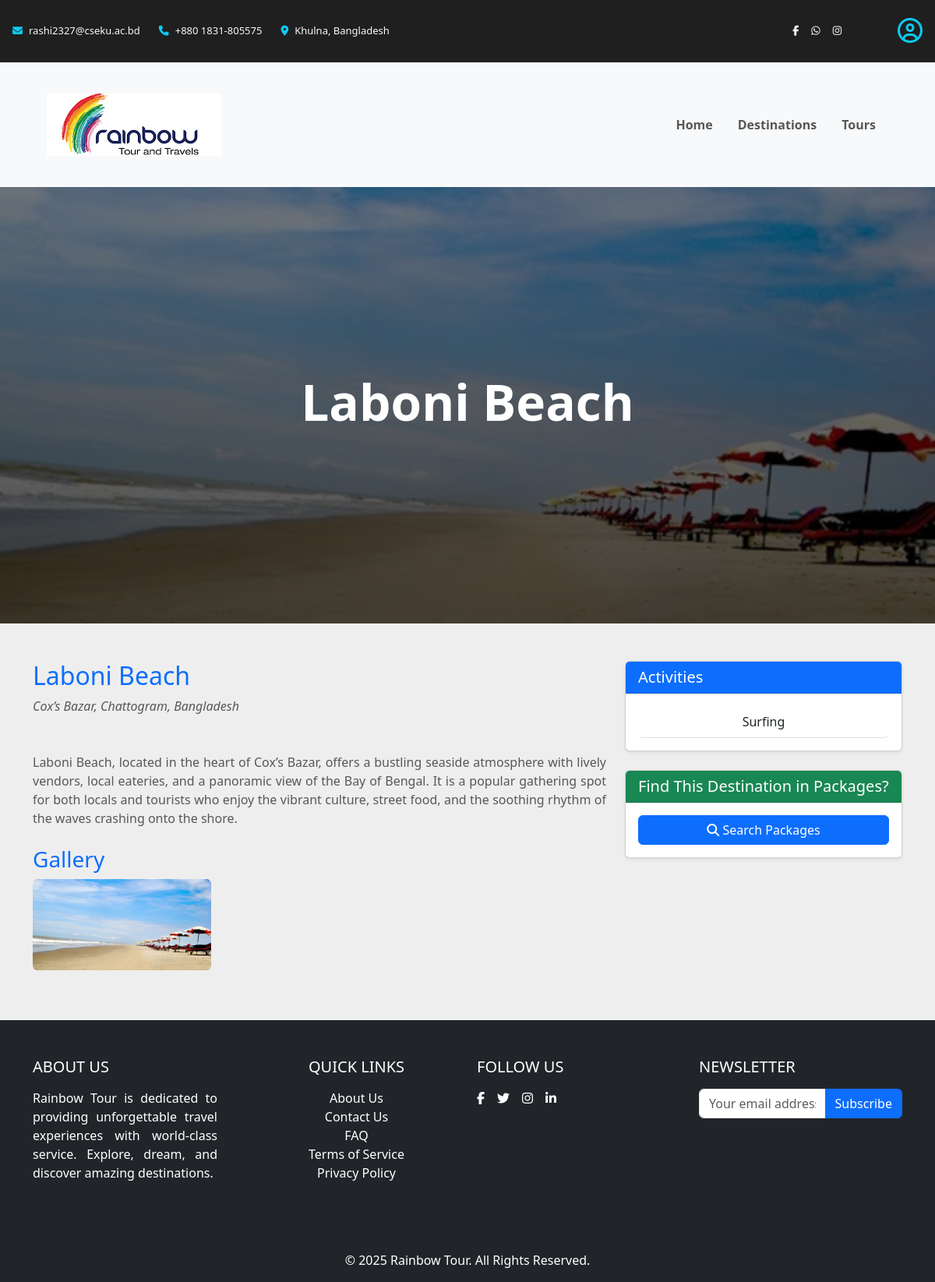
Page /tourist/destination-details.php?item=Laboni+Beach on the committed database.
### tables this page shows
CREATE TABLE destinations (
    id INT PRIMARY KEY AUTO_INCREMENT,
    name VARCHAR(100) NOT NULL,
    description TEXT,
    location VARCHAR(255) NOT NULL
);

CREATE TABLE destinations_gallery (
    id INT AUTO_INCREMENT PRIMARY KEY,
    destination_id INT NOT NULL,
    image VARCHAR(2048) NOT NULL,
    FOREIGN KEY (destination_id) REFERENCES destinations(id)
);

### tourist/destination-details.php (the view, shortened to what this page needs)
<?php include ROOT_PATH . 'template/header.php'; ?>
<?php include ROOT_PATH . 'db/connect-db.php'; ?>
<body>
    <?php include ROOT_PATH . 'template/navigation.php'; ?>
    <?php
        $item = isset($_GET['item']) ? htmlspecialchars($_GET['item']) : '';
        $item = mysqli_real_escape_string($conn, $item);
        $query_string ="SELECT d.*, dg.image
                        FROM destinations d
                        LEFT JOIN destinations_gallery dg
                        ON d.id = dg.destination_id
                        AND dg.id = (SELECT MIN(id)
                                     FROM destinations_gallery dg
                                     WHERE dg.destination_id = d.id)
                        WHERE d.name = '$item'";
        $destination = mysqli_fetch_object(mysqli_query($conn, $query_string));
    ?>
    <div class="hero-container d-flex align-items-center justify-content-center text-center text-white"
        style="background: linear-gradient(to bottom, rgba(0, 0, 0, 0.5), rgba(0, 0, 0, 0.7)),
           url('<?= BASE_URL ?><?php echo $destination->image; ?>') center/cover no-repeat;">
        <div class="hero-content">
            <h1 class="display-3 fw-bold"><?php echo $item; ?></h1>
        </div>
    </div>
    <div class="container my-5">
        <div class="row">
            <div class="col-md-8">
                <div class="title mb-5">
                    <h2 class="text-primary"><?php echo $destination->name ?></h2>
                    <i class="text-muted"><?php echo $destination->location ?></i>
                </div>
                <p class="text-muted text-justify"><?php echo nl2br(htmlspecialchars($destination->description)); ?></p>
                <h3 class="mt-4 text-primary">Gallery</h3>
                <?php
                    $query = mysqli_query($conn, "SELECT * FROM destinations_gallery WHERE destination_id = $destination->id");
                    if (mysqli_num_rows($query) > 0) {
                        echo '<div class="row gallery">';
                        while ($row = mysqli_fetch_object($query)) {
                            echo '<div class="col-md-4 mb-3">
                                    <a href="' . BASE_URL . htmlspecialchars($row->image) . '" target="_blank">
                                        <img src="' . BASE_URL . htmlspecialchars($row->image) . '" class="img-fluid rounded" alt="' . '">
                                    </a>
                                </div>';
                        }
                        echo '</div>';
                    } else {
                        echo 'No images found for this destination.';
                    }
                ?>
            </div>
            <div class="col-md-4">
                <div class="card mb-4 shadow-sm">
                    <div class="card-header bg-primary text-white">
                        <h5 class="mb-0">Activities</h5>
                    </div>
                    <div class="card-body">
                        <?php
                            $activities_query = mysqli_query($conn, "SELECT DISTINCT a.name
                                                                     FROM activities a
                                                                     INNER JOIN destination_activities da
                                                                     ON da.activity_id = a.id
                                                                     WHERE da.destination_id = '$destination->id'");
                            if (mysqli_num_rows($activities_query) > 0) {
                                echo '<ul class="list-group">';
                                while ($activity = mysqli_fetch_object($activities_query)) {
                                    echo '<li class="list-group-item border-0 border-bottom text-center">' . htmlspecialchars($activity->name) . '</li>';
                                }
                                echo '</ul>';
                            } else {
                                echo '<p>No activities listed for this destination.</p>';
                            }
                        ?>
                    </div>
                </div>
                <div class="card shadow-sm">
                    <div class="card-header bg-success text-white">
                        <h5 class="mb-0">Find This Destination in Packages?</h5>
                    </div>
                    <div class="card-body">
                        <form action="tours.php" method="get">
                            <button type="submit" class="btn btn-block btn-primary w-100">
                                <i class="fas fa-search"></i> Search Packages
                            </button>
                        </form>
                    </div>
                </div>
            </div>
        </div>
    </div>
    <?php include ROOT_PATH . 'template/footer.php'; ?>
</body>

### style.css (style rules this page uses)
body { background-color: #eee !important; }
.hero-container { height: 70vh; width: 100%; }
.hero-content { max-width: 800px; padding: 20px; }
.card { border-radius: 10px; box-shadow: 0 4px 8px rgba(0, 0, 0, 0.1); }
.gallery img { transition: transform 0.3s ease-in-out; }
.text-justify { text-align: justify !important; }

### rows in the picture
destinations: name "Laboni Beach", location "Cox’s Bazar, Chattogram, Bangladesh", description "Laboni Beach, located in the heart of Cox’s Bazar, offers a bustling seaside atmosphere with lively vendors, local eateries, and a panoramic view of the Bay of Bengal. It is a popular gathering spot for both locals and tourists who enjoy the vibrant culture, street food, and the soothing rhythm of the waves crashing onto the shore."
destinations_gallery: image (picture)

### other values in the picture
$item "Laboni Beach"
$activity->name "Surfing"
